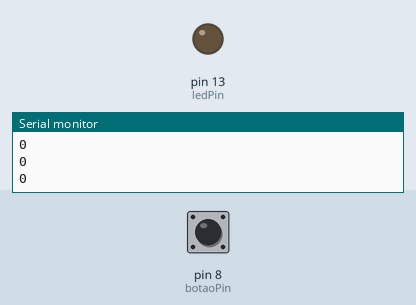
The sketch below on a simulated Arduino Uno, built with avr-gcc and run on an emulated ATmega328P. Shown: output pins drawn as LEDs (lit = HIGH), the last lines printed to the serial monitor. The test bench sets the inputs (shaded band); at power-on: pin 8 (botaoPin) HIGH.

Above: at 2.0 s.
2.1 s: pin 8 (botaoPin) pulled LOW for 0.75 s
At 2.8 s:
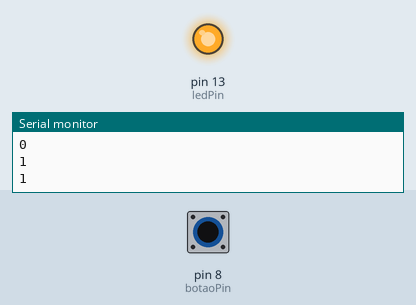
4.5 s: pin 8 (botaoPin) pulled LOW for 3.2 s
At 8.4 s:
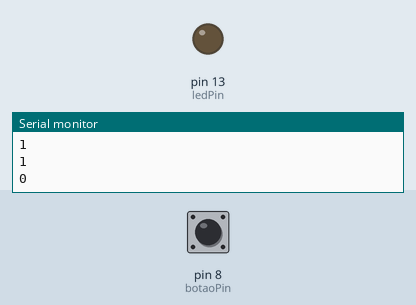
Timing chart, 0 to 9.9 s (numbered marks = the images above; inputs shaded):
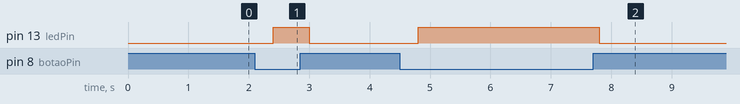

The sketch:

LeituraSerial.ino
```cpp
/**
 * @date 01/01/2016
 * @author Houston Santos
 */

// Portas do Arduino associadas
const int botaoPin = 8;
const int ledPin = 13;

void setup() {
  // Inicializa a interface serial
	Serial.begin(9600);

  // Definindo portas como INPUT ou OUTPUT
	pinMode(botaoPin, INPUT_PULLUP);
	pinMode(ledPin, OUTPUT);
}

void loop() {
  // Muda estado de led precionando o push button
  if(digitalRead(botaoPin) == LOW) {
    digitalWrite(ledPin, HIGH);
  } else {
      digitalWrite(ledPin, LOW);
      delay(300);
    }
  // Impreime na serial o valor de LledPin
  Serial.println(digitalRead(ledPin));
  delay(300);
}
```

Measured:
- after the input at 2.1 s, pin 13 (ledPin): LOW → HIGH after 0.30 s, → LOW 0.60 s later
- after the input at 4.5 s, pin 13 (ledPin): LOW → HIGH after 0.30 s, → LOW 3.0 s later
